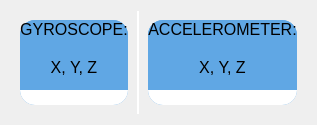
                      <widget class="QWidget" name="tab4">
                       <layout class="QHBoxLayout" name="horizontalLayout_16">
                        <property name="spacing">
                         <number>0</number>
                        </property>
                        <item>
                         <widget class="QFrame" name="frame_27">
                          <property name="styleSheet">
                           <string notr="true">background:transparent;
border-right: 0.5px solid white;
border-bottom-right-radius:0px;
border-top-right-radius:0px;</string>
                          </property>
                          <property name="frameShape">
                           <enum>QFrame::StyledPanel</enum>
                          </property>
                          <property name="frameShadow">
                           <enum>QFrame::Raised</enum>
                          </property>
                          <layout class="QVBoxLayout" name="verticalLayout_48">
                           <item>
                            <widget class="QFrame" name="notif_gyro_graph_frame">
                             <property name="maximumSize">
                              <size>
                               <width>16777215</width>
                               <height>16777215</height>
                              </size>
                             </property>
                             <property name="cursor">
                              <cursorShape>ArrowCursor</cursorShape>
                             </property>
                             <property name="mouseTracking">
                              <bool>false</bool>
                             </property>
                             <property name="styleSheet">
                              <string notr="true">background:#60A7E4;
border-radius: 15px;
border-right:0px solid;</string>
                             </property>
                             <property name="frameShape">
                              <enum>QFrame::StyledPanel</enum>
                             </property>
                             <property name="frameShadow">
                              <enum>QFrame::Raised</enum>
                             </property>
                             <layout class="QVBoxLayout" name="verticalLayout_122" stretch="0,5">
                              <property name="spacing">
                               <number>0</number>
                              </property>
                              <property name="leftMargin">
                               <number>0</number>
                              </property>
                              <property name="topMargin">
                               <number>0</number>
                              </property>
                              <property name="rightMargin">
                               <number>0</number>
                              </property>
                              <property name="bottomMargin">
                               <number>0</number>
                              </property>
                              <item>
                               <widget class="QFrame" name="alt_label_17">
                                <property name="minimumSize">
                                 <size>
                                  <width>0</width>
                                  <height>0</height>
                                 </size>
                                </property>
                                <property name="styleSheet">
                                 <string notr="true">background:#60A7E4;
border-bottom-left-radius: 0px solid;
border-bottom-right-radius: 0px solid;</string>
                                </property>
                                <property name="frameShape">
                                 <enum>QFrame::StyledPanel</enum>
                                </property>
                                <property name="frameShadow">
                                 <enum>QFrame::Raised</enum>
                                </property>
                                <layout class="QVBoxLayout" name="verticalLayout_52" stretch="0,0">
                                 <property name="leftMargin">
                                  <number>0</number>
                                 </property>
                                 <property name="topMargin">
                                  <number>0</number>
                                 </property>
                                 <property name="rightMargin">
                                  <number>0</number>
                                 </property>
                                 <property name="bottomMargin">
                                  <number>0</number>
                                 </property>
                                 <item>
                                  <widget class="QLabel" name="label_2">
                                   <property name="minimumSize">
                                    <size>
                                     <width>0</width>
                                     <height>0</height>
                                    </size>
                                   </property>
                                   <property name="maximumSize">
                                    <size>
                                     <width>16777215</width>
                                     <height>24</height>
                                    </size>
                                   </property>
                                   <property name="font">
                                    <font>
                                     <pointsize>12</pointsize>
                                    </font>
                                   </property>
                                   <property name="styleSheet">
                                    <string notr="true">background:transparent;
border-top-left-radius:15px;
border-top-right-radius:0px;</string>
                                   </property>
                                   <property name="text">
                                    <string>GYROSCOPE:</string>
                                   </property>
                                   <property name="alignment">
                                    <set>Qt::AlignCenter</set>
                                   </property>
                                  </widget>
                                 </item>
                                 <item>
                                  <widget class="QLabel" name="notif_gyro_label">
                                   <property name="minimumSize">
                                    <size>
                                     <width>0</width>
                                     <height>45</height>
                                    </size>
                                   </property>
                                   <property name="font">
                                    <font>
                                     <pointsize>12</pointsize>
                                    </font>
                                   </property>
                                   <property name="styleSheet">
                                    <string notr="true">background:transparent;
border-top-left-radius:15px;
border-top-right-radius:0px;</string>
                                   </property>
                                   <property name="text">
                                    <string>X, Y, Z</string>
                                   </property>
                                   <property name="alignment">
                                    <set>Qt::AlignCenter</set>
                                   </property>
                                  </widget>
                                 </item>
                                </layout>
                               </widget>
                              </item>
                              <item>
                               <widget class="QFrame" name="notif_gyro_graph">
                                <property name="maximumSize">
                                 <size>
                                  <width>16777215</width>
                                  <height>16777215</height>
                                 </size>
                                </property>
                                <property name="styleSheet">
                                 <string notr="true">background:white;
border-top-left-radius:0px;
border-top-right-radius:0px;</string>
                                </property>
                                <property name="frameShape">
                                 <enum>QFrame::StyledPanel</enum>
                                </property>
                                <property name="frameShadow">
                                 <enum>QFrame::Raised</enum>
                                </property>
                                <layout class="QVBoxLayout" name="verticalLayout_98">
                                 <property name="spacing">
                                  <number>0</number>
                                 </property>
                                 <property name="leftMargin">
                                  <number>0</number>
                                 </property>
                                 <property name="topMargin">
                                  <number>0</number>
                                 </property>
                                 <property name="rightMargin">
                                  <number>0</number>
                                 </property>
                                 <property name="bottomMargin">
                                  <number>15</number>
                                 </property>
                                 <item>
                                  <widget class="QFrame" name="notif_gyro_graph_temp">
                                   <property name="styleSheet">
                                    <string notr="true">background:transparent;</string>
                                   </property>
                                   <property name="frameShape">
                                    <enum>QFrame::StyledPanel</enum>
                                   </property>
                                   <property name="frameShadow">
                                    <enum>QFrame::Raised</enum>
                                   </property>
                                  </widget>
                                 </item>
                                </layout>
                               </widget>
                              </item>
                             </layout>
                            </widget>
                           </item>
                          </layout>
                         </widget>
                        </item>
                        <item>
                         <widget class="QFrame" name="frame_31">
                          <property name="styleSheet">
                           <string notr="true">background:transparent;
border-left: 0.5px solid white;
border-bottom-left-radius:0px;
border-top-left-radius:0px;</string>
                          </property>
                          <property name="frameShape">
                           <enum>QFrame::StyledPanel</enum>
                          </property>
                          <property name="frameShadow">
                           <enum>QFrame::Raised</enum>
                          </property>
                          <layout class="QVBoxLayout" name="verticalLayout_49">
                           <item>
                            <widget class="QFrame" name="notif_acc_graph_frame">
                             <property name="maximumSize">
                              <size>
                               <width>16777215</width>
                               <height>16777215</height>
                              </size>
                             </property>
                             <property name="cursor">
                              <cursorShape>ArrowCursor</cursorShape>
                             </property>
                             <property name="mouseTracking">
                              <bool>false</bool>
                             </property>
                             <property name="styleSheet">
                              <string notr="true">background:#60A7E4;
border-radius: 15px;
border-left:0px solid;</string>
                             </property>
                             <property name="frameShape">
                              <enum>QFrame::StyledPanel</enum>
                             </property>
                             <property name="frameShadow">
                              <enum>QFrame::Raised</enum>
                             </property>
                             <layout class="QVBoxLayout" name="verticalLayout_124" stretch="0,5">
                              <property name="spacing">
                               <number>0</number>
                              </property>
                              <property name="leftMargin">
                               <number>0</number>
                              </property>
                              <property name="topMargin">
                               <number>0</number>
                              </property>
                              <property name="rightMargin">
                               <number>0</number>
                              </property>
                              <property name="bottomMargin">
                               <number>0</number>
                              </property>
                              <item>
                               <widget class="QFrame" name="alt_label_18">
                                <property name="minimumSize">
                                 <size>
                                  <width>0</width>
                                  <height>0</height>
                                 </size>
                                </property>
                                <property name="styleSheet">
                                 <string notr="true">background:#60A7E4;
border-bottom-left-radius: 0px solid;
border-bottom-right-radius: 0px solid;</string>
                                </property>
                                <property name="frameShape">
                                 <enum>QFrame::StyledPanel</enum>
                                </property>
                                <property name="frameShadow">
                                 <enum>QFrame::Raised</enum>
                                </property>
                                <layout class="QVBoxLayout" name="verticalLayout_62" stretch="0,0">
                                 <property name="leftMargin">
                                  <number>0</number>
                                 </property>
                                 <property name="topMargin">
                                  <number>0</number>
                                 </property>
                                 <property name="rightMargin">
                                  <number>0</number>
                                 </property>
                                 <property name="bottomMargin">
                                  <number>0</number>
                                 </property>
                                 <item>
                                  <widget class="QLabel" name="label_3">
                                   <property name="minimumSize">
                                    <size>
                                     <width>0</width>
                                     <height>0</height>
                                    </size>
                                   </property>
                                   <property name="maximumSize">
                                    <size>
                                     <width>16777215</width>
                                     <height>24</height>
                                    </size>
                                   </property>
                                   <property name="font">
                                    <font>
                                     <pointsize>12</pointsize>
                                    </font>
                                   </property>
                                   <property name="styleSheet">
                                    <string notr="true">background:transparent;
border-top-left-radius:15px;
border-top-right-radius:0px;</string>
                                   </property>
                                   <property name="text">
                                    <string>ACCELEROMETER:</string>
                                   </property>
                                   <property name="alignment">
                                    <set>Qt::AlignCenter</set>
                                   </property>
                                  </widget>
                                 </item>
                                 <item>
                                  <widget class="QLabel" name="notif_acc_label">
                                   <property name="minimumSize">
                                    <size>
                                     <width>0</width>
                                     <height>45</height>
                                    </size>
                                   </property>
                                   <property name="font">
                                    <font>
                                     <pointsize>12</pointsize>
                                    </font>
                                   </property>
                                   <property name="styleSheet">
                                    <string notr="true">background:transparent;
border-top-left-radius:15px;
border-top-right-radius:0px;</string>
                                   </property>
                                   <property name="text">
                                    <string>X, Y, Z</string>
                                   </property>
                                   <property name="alignment">
                                    <set>Qt::AlignCenter</set>
                                   </property>
                                  </widget>
                                 </item>
                                </layout>
                               </widget>
                              </item>
                              <item>
                               <widget class="QFrame" name="notif_acc_graph">
                                <property name="maximumSize">
                                 <size>
                                  <width>16777215</width>
                                  <height>16777215</height>
                                 </size>
                                </property>
                                <property name="styleSheet">
                                 <string notr="true">background:white;
border-top-left-radius:0px;
border-top-right-radius:0px;</string>
                                </property>
                                <property name="frameShape">
                                 <enum>QFrame::StyledPanel</enum>
                                </property>
                                <property name="frameShadow">
                                 <enum>QFrame::Raised</enum>
                                </property>
                                <layout class="QVBoxLayout" name="verticalLayout_102">
                                 <property name="spacing">
                                  <number>0</number>
                                 </property>
                                 <property name="leftMargin">
                                  <number>0</number>
                                 </property>
                                 <property name="topMargin">
                                  <number>0</number>
                                 </property>
                                 <property name="rightMargin">
                                  <number>0</number>
                                 </property>
                                 <property name="bottomMargin">
                                  <number>15</number>
                                 </property>
                                 <item>
                                  <widget class="QFrame" name="notif_acc_graph_temp">
                                   <property name="styleSheet">
                                    <string notr="true">background:transparent;</string>
                                   </property>
                                   <property name="frameShape">
                                    <enum>QFrame::StyledPanel</enum>
                                   </property>
                                   <property name="frameShadow">
                                    <enum>QFrame::Raised</enum>
                                   </property>
                                  </widget>
                                 </item>
                                </layout>
                               </widget>
                              </item>
                             </layout>
                            </widget>
                           </item>
                          </layout>
                         </widget>
                        </item>
                       </layout>
                      </widget>
